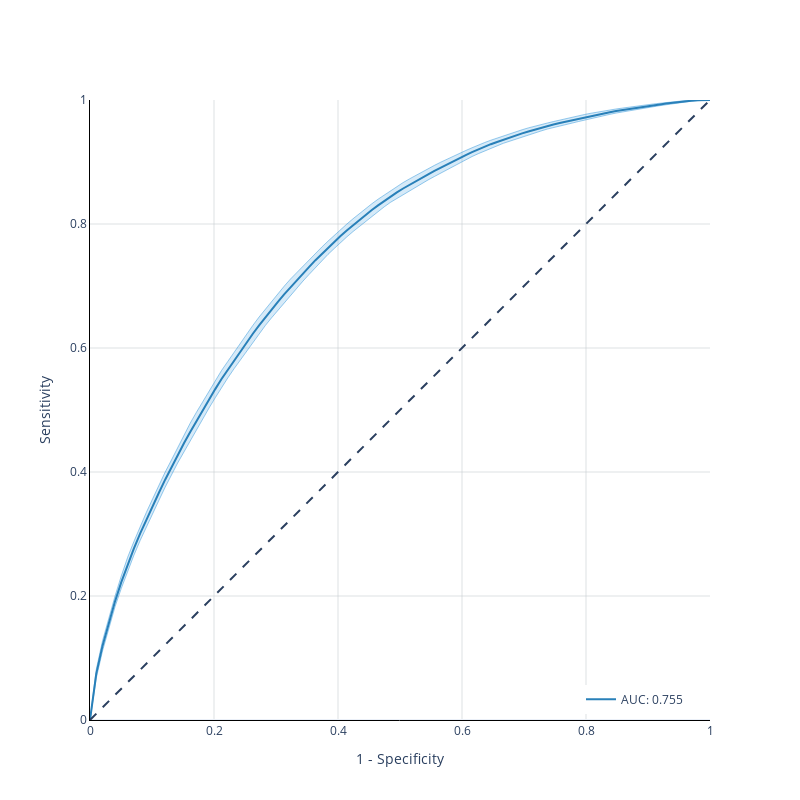

Notebook code cell kept with this figure:
### Code cell
cv    = RepeatedKFold(n_splits=5, n_repeats=100, random_state=101)
folds = [(train,val) for train, val in cv.split(train_data, train_label)]
metrics = ['auc', 'fpr', 'tpr', 'thresholds', 'probabilities', 'labels']
results = {
    'train': {m:[] for m in metrics},
    'val'  : {m:[] for m in metrics},
}
params = {
    'objective': 'binary:logistic',
    'eval_metric': 'logloss',
    'max_depth': 7,
    'learning_rate': 0.1,
    'reg_alpha': 0.1,
}
for train, val in tqdm(folds, total=len(folds)):
    dtrain = xgb.DMatrix(train_data.iloc[train,:], label=train_label.iloc[train])
    dval   = xgb.DMatrix(train_data.iloc[val,:], label=train_label.iloc[val])
    model  = xgb.train(
        dtrain                = dtrain,
        params                = params, 
        evals                 = [(dtrain, 'train'), (dval, 'val')],
        num_boost_round       = 1000,
        verbose_eval          = False,
        early_stopping_rounds = 10,
    )
    sets = [dtrain, dval]
    for i,ds in enumerate(results.keys()):
        y_preds              = model.predict(sets[i])
        labels               = sets[i].get_label()
        fpr, tpr, thresholds = roc_curve(labels, y_preds)
        results[ds]['fpr'].append(fpr)
        results[ds]['tpr'].append(tpr)
        results[ds]['thresholds'].append(thresholds)
        results[ds]['auc'].append(roc_auc_score(labels, y_preds))
        results[ds]['probabilities'].append(y_preds)
        results[ds]['labels'].append(labels)
kind = 'val'
c_fill      = 'rgba(52, 152, 219, 0.2)'
c_line      = 'rgba(52, 152, 219, 0.5)'
c_line_main = 'rgba(41, 128, 185, 1.0)'
c_grid      = 'rgba(189, 195, 199, 0.5)'
c_annot     = 'rgba(149, 165, 166, 0.5)'
c_highlight = 'rgba(192, 57, 43, 1.0)'
fpr_mean    = np.linspace(0, 1, 100)
interp_tprs = []
for i in range(100):
    fpr           = results[kind]['fpr'][i]
    tpr           = results[kind]['tpr'][i]
    interp_tpr    = np.interp(fpr_mean, fpr, tpr)
    interp_tpr[0] = 0.0
    interp_tprs.append(interp_tpr)
tpr_mean     = np.mean(interp_tprs, axis=0)
tpr_mean[-1] = 1.0
tpr_std      = 2*np.std(interp_tprs, axis=0)
tpr_upper    = np.clip(tpr_mean+tpr_std, 0, 1)
tpr_lower    = tpr_mean-tpr_std
auc          = np.mean(results[kind]['auc'])
fig = go.Figure([
    go.Scatter(
        x          = fpr_mean,
        y          = tpr_upper,
        line       = dict(color=c_line, width=1),
        hoverinfo  = "skip",
        showlegend = False,
        name       = 'upper'),
    go.Scatter(
        x          = fpr_mean,
        y          = tpr_lower,
        fill       = 'tonexty',
        fillcolor  = c_fill,
        line       = dict(color=c_line, width=1),
        hoverinfo  = "skip",
        showlegend = False,
        name       = 'lower'),
    go.Scatter(
        x          = fpr_mean,
        y          = tpr_mean,
        line       = dict(color=c_line_main, width=2),
        hoverinfo  = "skip",
        showlegend = True,
        name       = f'AUC: {auc:.3f}')
])
fig.add_shape(
    type ='line', 
    line =dict(dash='dash'),
    x0=0, x1=1, y0=0, y1=1
)
fig.update_layout(
    template    = 'plotly_white', 
    title_x     = 0.5,
    xaxis_title = "1 - Specificity",
    yaxis_title = "Sensitivity",
    width       = 800,
    height      = 800,
    legend      = dict(
        yanchor="bottom", 
        xanchor="right", 
        x=0.95,
        y=0.01,
    )
)
fig.update_yaxes(
    range       = [0, 1],
    gridcolor   = c_grid,
    scaleanchor = "x", 
    scaleratio  = 1,
    linecolor   = 'black')
fig.update_xaxes(
    range       = [0, 1],
    gridcolor   = c_grid,
    constrain   = 'domain',
    linecolor   = 'black')

fig.show()

### Figure 1 — Plotly figure (JSON) as saved in the notebook; plotly's stock layout.template omitted (floating-point values rounded to 4 significant figures)
{"data": [{"hoverinfo": "skip", "line": {"color": "rgba(52, 152, 219, 0.5)", "width": 1}, "name": "upper", "showlegend": false, "type": "scatter", "x": [0, 0.0101, 0.0202, 0.0303, 0.0404, 0.05051, 0.06061, 0.07071, 0.08081, 0.09091, 0.101, 0.1111, 0.1212, 0.1313, 0.1414, 0.1515, 0.1616, 0.1717, 0.1818, 0.1919, 0.202, 0.2121, 0.2222, 0.2323, 0.2424, 0.2525, 0.2626, 0.2727, 0.2828, 0.2929, 0.303, 0.3131, 0.3232, 0.3333, 0.3434, 0.3535, 0.3636, 0.3737, 0.3838, 0.3939, 0.404, 0.4141, 0.4242, 0.4343, 0.4444, 0.4545, 0.4646, 0.4747, 0.4848, 0.4949, 0.5051, 0.5152, 0.5253, 0.5354, 0.5455, 0.5556, 0.5657, 0.5758, 0.5859, 0.596, 0.6061, 0.6162, 0.6263, 0.6364, 0.6465, 0.6566, 0.6667, 0.6768, 0.6869, 0.697, 0.7071, 0.7172, 0.7273, 0.7374, 0.7475, 0.7576, 0.7677, 0.7778, 0.7879, 0.798, 0.8081, 0.8182, 0.8283, 0.8384, 0.8485, 0.8586, 0.8687, 0.8788, 0.8889, 0.899, 0.9091, 0.9192, 0.9293, 0.9394, 0.9495, 0.9596, 0.9697, 0.9798, 0.9899, 1], "y": [0, 0.0814, 0.1278, 0.1659, 0.2, 0.2325, 0.2621, 0.2876, 0.312, 0.3349, 0.3567, 0.379, 0.3998, 0.4192, 0.4393, 0.4602, 0.4788, 0.4964, 0.5137, 0.5309, 0.5477, 0.5637, 0.5783, 0.5932, 0.6083, 0.623, 0.6365, 0.65, 0.6628, 0.6756, 0.688, 0.6996, 0.7111, 0.7215, 0.7324, 0.7431, 0.7534, 0.7627, 0.7723, 0.7819, 0.7909, 0.7998, 0.8084, 0.817, 0.825, 0.8326, 0.84, 0.847, 0.8539, 0.8606, 0.8668, 0.8727, 0.8785, 0.8842, 0.8892, 0.8946, 0.8997, 0.9047, 0.9093, 0.9141, 0.9185, 0.9229, 0.9274, 0.9313, 0.9351, 0.9387, 0.9419, 0.9453, 0.949, 0.952, 0.955, 0.9579, 0.9606, 0.9628, 0.9653, 0.9677, 0.9702, 0.9726, 0.9747, 0.9767, 0.9787, 0.9807, 0.9824, 0.9839, 0.9855, 0.9869, 0.9885, 0.9898, 0.9911, 0.9925, 0.9937, 0.9948, 0.996, 0.9971, 0.9981, 0.999, 0.9996, 0.9999, 1, 1]}, {"fill": "tonexty", "fillcolor": "rgba(52, 152, 219, 0.2)", "hoverinfo": "skip", "line": {"color": "rgba(52, 152, 219, 0.5)", "width": 1}, "name": "lower", "showlegend": false, "type": "scatter", "x": [0, 0.0101, 0.0202, 0.0303, 0.0404, 0.05051, 0.06061, 0.07071, 0.08081, 0.09091, 0.101, 0.1111, 0.1212, 0.1313, 0.1414, 0.1515, 0.1616, 0.1717, 0.1818, 0.1919, 0.202, 0.2121, 0.2222, 0.2323, 0.2424, 0.2525, 0.2626, 0.2727, 0.2828, 0.2929, 0.303, 0.3131, 0.3232, 0.3333, 0.3434, 0.3535, 0.3636, 0.3737, 0.3838, 0.3939, 0.404, 0.4141, 0.4242, 0.4343, 0.4444, 0.4545, 0.4646, 0.4747, 0.4848, 0.4949, 0.5051, 0.5152, 0.5253, 0.5354, 0.5455, 0.5556, 0.5657, 0.5758, 0.5859, 0.596, 0.6061, 0.6162, 0.6263, 0.6364, 0.6465, 0.6566, 0.6667, 0.6768, 0.6869, 0.697, 0.7071, 0.7172, 0.7273, 0.7374, 0.7475, 0.7576, 0.7677, 0.7778, 0.7879, 0.798, 0.8081, 0.8182, 0.8283, 0.8384, 0.8485, 0.8586, 0.8687, 0.8788, 0.8889, 0.899, 0.9091, 0.9192, 0.9293, 0.9394, 0.9495, 0.9596, 0.9697, 0.9798, 0.9899, 1], "y": [0, 0.06746, 0.1113, 0.148, 0.1828, 0.2123, 0.2397, 0.2655, 0.2893, 0.3117, 0.3332, 0.3542, 0.3754, 0.3959, 0.4146, 0.4323, 0.4506, 0.4686, 0.4859, 0.5031, 0.5197, 0.5362, 0.5517, 0.5665, 0.5806, 0.5952, 0.6096, 0.6231, 0.6363, 0.6488, 0.6609, 0.6732, 0.6846, 0.6964, 0.7079, 0.7188, 0.7299, 0.7407, 0.7509, 0.7605, 0.7703, 0.7791, 0.7878, 0.796, 0.8044, 0.8125, 0.8201, 0.8278, 0.8351, 0.8413, 0.8477, 0.854, 0.8598, 0.8654, 0.8712, 0.8766, 0.8821, 0.8876, 0.8928, 0.8983, 0.9037, 0.9088, 0.9134, 0.918, 0.9223, 0.926, 0.9302, 0.9337, 0.9369, 0.9405, 0.9435, 0.9467, 0.95, 0.9531, 0.9558, 0.9583, 0.9604, 0.9628, 0.9653, 0.9678, 0.9702, 0.9723, 0.9746, 0.9768, 0.9789, 0.9809, 0.9826, 0.9844, 0.986, 0.9876, 0.9892, 0.9909, 0.9925, 0.994, 0.9954, 0.9968, 0.9981, 0.9989, 0.9994, 1]}, {"hoverinfo": "skip", "line": {"color": "rgba(41, 128, 185, 1.0)", "width": 2}, "name": "AUC: 0.755", "showlegend": true, "type": "scatter", "x": [0, 0.0101, 0.0202, 0.0303, 0.0404, 0.05051, 0.06061, 0.07071, 0.08081, 0.09091, 0.101, 0.1111, 0.1212, 0.1313, 0.1414, 0.1515, 0.1616, 0.1717, 0.1818, 0.1919, 0.202, 0.2121, 0.2222, 0.2323, 0.2424, 0.2525, 0.2626, 0.2727, 0.2828, 0.2929, 0.303, 0.3131, 0.3232, 0.3333, 0.3434, 0.3535, 0.3636, 0.3737, 0.3838, 0.3939, 0.404, 0.4141, 0.4242, 0.4343, 0.4444, 0.4545, 0.4646, 0.4747, 0.4848, 0.4949, 0.5051, 0.5152, 0.5253, 0.5354, 0.5455, 0.5556, 0.5657, 0.5758, 0.5859, 0.596, 0.6061, 0.6162, 0.6263, 0.6364, 0.6465, 0.6566, 0.6667, 0.6768, 0.6869, 0.697, 0.7071, 0.7172, 0.7273, 0.7374, 0.7475, 0.7576, 0.7677, 0.7778, 0.7879, 0.798, 0.8081, 0.8182, 0.8283, 0.8384, 0.8485, 0.8586, 0.8687, 0.8788, 0.8889, 0.899, 0.9091, 0.9192, 0.9293, 0.9394, 0.9495, 0.9596, 0.9697, 0.9798, 0.9899, 1], "y": [0, 0.07443, 0.1196, 0.157, 0.1914, 0.2224, 0.2509, 0.2765, 0.3007, 0.3233, 0.345, 0.3666, 0.3876, 0.4076, 0.427, 0.4462, 0.4647, 0.4825, 0.4998, 0.517, 0.5337, 0.5499, 0.565, 0.5798, 0.5944, 0.6091, 0.623, 0.6366, 0.6496, 0.6622, 0.6744, 0.6864, 0.6978, 0.709, 0.7201, 0.731, 0.7417, 0.7517, 0.7616, 0.7712, 0.7806, 0.7895, 0.7981, 0.8065, 0.8147, 0.8226, 0.83, 0.8374, 0.8445, 0.851, 0.8573, 0.8633, 0.8692, 0.8748, 0.8802, 0.8856, 0.8909, 0.8961, 0.9011, 0.9062, 0.9111, 0.9159, 0.9204, 0.9247, 0.9287, 0.9323, 0.936, 0.9395, 0.943, 0.9462, 0.9493, 0.9523, 0.9553, 0.9579, 0.9605, 0.963, 0.9653, 0.9677, 0.97, 0.9723, 0.9744, 0.9765, 0.9785, 0.9804, 0.9822, 0.9839, 0.9855, 0.9871, 0.9885, 0.99, 0.9914, 0.9928, 0.9942, 0.9955, 0.9967, 0.9979, 0.9988, 0.9994, 0.9998, 1]}], "layout": {"height": 800, "legend": {"x": 0.95, "xanchor": "right", "y": 0.01, "yanchor": "bottom"}, "shapes": [{"line": {"dash": "dash"}, "type": "line", "x0": 0, "x1": 1, "y0": 0, "y1": 1}], "title": {"x": 0.5}, "width": 800, "xaxis": {"constrain": "domain", "gridcolor": "rgba(189, 195, 199, 0.5)", "linecolor": "black", "range": [0, 1], "title": {"text": "1 - Specificity"}}, "yaxis": {"gridcolor": "rgba(189, 195, 199, 0.5)", "linecolor": "black", "range": [0, 1], "scaleanchor": "x", "scaleratio": 1, "title": {"text": "Sensitivity"}}}}
